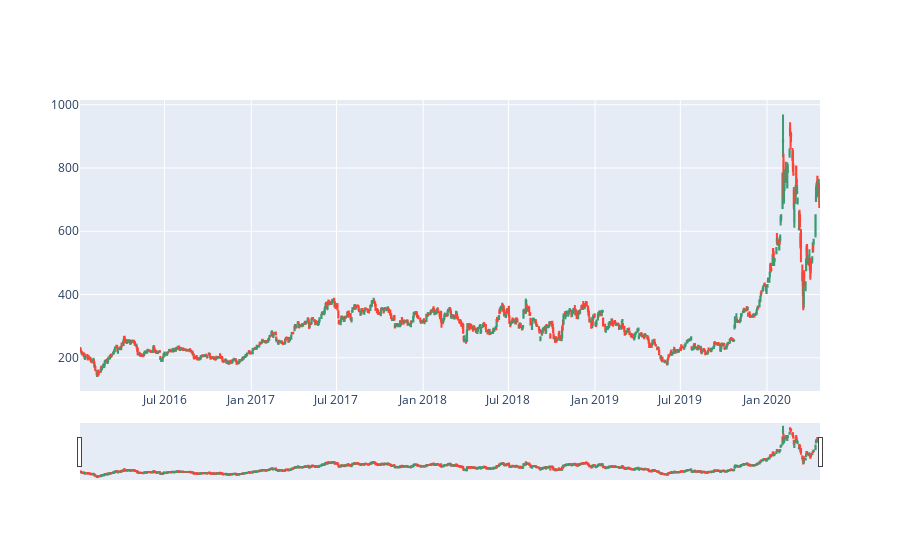

Notebook code for this chart:
### Code cell
import plotly.graph_objects as go

fig = go.Figure(data=[go.Candlestick(x=df.index,
                                     open=df["Open"],
                                     high=df["High"],
                                     low=df["Low"],
                                     close=df["Close"])])

fig.show()

### Figure 1 — Plotly figure (JSON) as saved in the notebook; plotly's stock layout.template omitted (floating-point values rounded to 4 significant figures; data arrays with more than 128 entries replaced by an {"elided": "..."} marker saying what was removed)
{"data": [{"close": {"elided": "1083 float values"}, "high": {"elided": "1083 float values"}, "low": {"elided": "1083 float values"}, "open": {"elided": "1083 float values"}, "type": "candlestick", "x": {"elided": "1083 str values"}}], "layout": {}}
